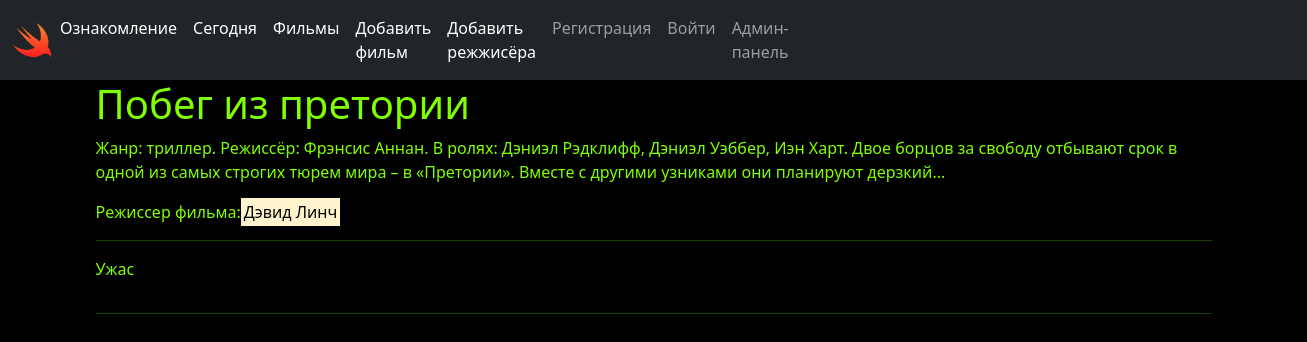
Page /movies/3/ on the earlier database version.
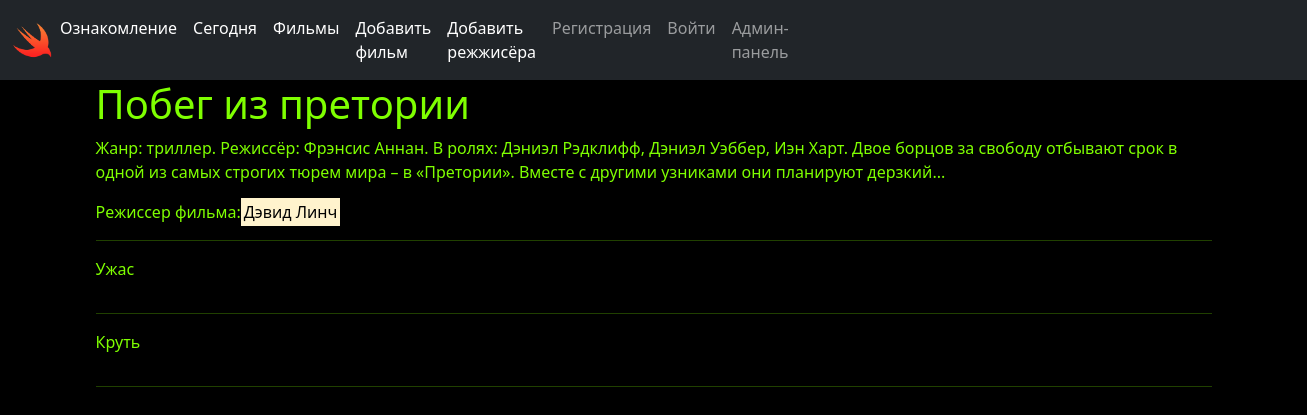
Same page on the later database version.
### main/models.py (models this page shows, shortened)
class Movie(models.Model):
    class Meta:
        verbose_name = 'фильм'
        verbose_name_plural = 'фильмы'
    title = models.CharField('Название фильма',max_length=100)
    description = models.TextField("Описание",default='None',blank=True)
    director = models.ForeignKey(Director,on_delete=models.SET_NULL,null=True,verbose_name='Режжисёр')
    image = models.ImageField("Изображение",upload_to='movies', null=True)

class Director(models.Model):
    class Meta:
        verbose_name = 'режиссёр'
        verbose_name_plural = "режиссёры"
    name = models.CharField("Имя режжисёра",max_length=40)
    def __str__(self):
        return self.name

class Review(models.Model):
    class Meta:
        verbose_name = 'отзыв'
        verbose_name_plural = 'отзывы'
    text = models.TextField('Отзыв')
    movie = models.ForeignKey(Movie,on_delete=models.CASCADE,null=True,verbose_name='К фильму')

### main/views.py (the view)
# urls.py: path('movies/<int:id>/',views.movies_details,name='movie_detail'),
def movies_details(request,id):
    context = {
    'movie_detail' : Movie.objects.get(id=id),
    'review' : Review.objects.filter(movie_id=id)
    }
    return render(request,'main/moviedetail.html',context=context)

### templates/main/moviedetail.html (shortened to what this page needs)
{% extends 'main/base.html' %}
    {% block paragr %}
            <h1>{{ movie_detail.title }}</h1>
            <p>{{ movie_detail.description }}</p>
        <p>Режиссер фильма:<mark>{{ movie_detail.director }}</mark></p>
            <div style="border: darkgray">
                {% for i in review %}
                    <hr><p style="contain: size">{{ i.text }}</p><br>
                    {% endfor %}
            </div>
        <hr>
    {% endblock %}

### templates/main/base.html (shortened to what this page needs)
{% load static %}
<!DOCTYPE html>
<html lang="en">
<head>
    <link rel="stylesheet" href="https://cdn.jsdelivr.net/npm/bootstrap@5.2.0-beta1/dist/css/bootstrap.min.css">
    <link rel="stylesheet" href="{% static 'base.css' %}">
    <nav class="navbar navbar-expand-lg navbar-dark bg-dark">
  <div class="container-fluid">
    <a href="{% url 'home' %}"><img src="../../media/logo/8f50630ae0e1775196e4c270c573ce67.png" alt="logotype" width="40px"></a>
    <div class="collapse navbar-collapse" id="navbarNavDropdown">
      <ul class="navbar-nav">
        <li class="nav-item">
          <a class="nav-link active" aria-current="page" href="{% url 'page' %}">Ознакомление</a>
        </li>
        <li class="nav-item">
          <a class="nav-link active" href="{% url 'today' %}">Сегодня</a>
        </li>
        <li class="nav-item">
          <a class="nav-link active" href="{% url 'movies' %}">Фильмы</a>
        </li>
        <li class="nav-item">
          <a class="nav-link active" href="/movie_add">Добавить фильм</a>
        </li>
        <li class="nav-item">
          <a class="nav-link active" href="/director_add">Добавить режжисёра</a>
        </li>
          {% if request.user.username %}
              <li class="nav-item active">
                  <a class="nav-link" href="/logout/">Выйти</a>
              </li>
          {% else %}
              <li class="nav-item active">
                  <a class="nav-link" href="/register">Регистрация</a>
              </li>
          <li class="nav-item active">
              <a class="nav-link" href="{% url 'login' %}">Войти</a>
          </li>
      {% endif %}
          <li class="nav-item active">
              <a class="nav-link" href="/admin">Админ-панель</a>
          </li>
          <a href="/profile/" style="padding-left: 500px;padding-top: 10px; text-decoration: none; color: white">{% if request.user.username %}{{ user }}{% endif %}</a>
      </ul>
    </div>
  </div>
</nav>
</head>
<body>
<div class="container">{% block paragr %}{% endblock %}</div>
</body>
</html>

### static_in_dev/base.css (style rules this page uses)
body { background: black; color: chartreuse; }

Differences in the rows shown:
added Review: text "Круть"
